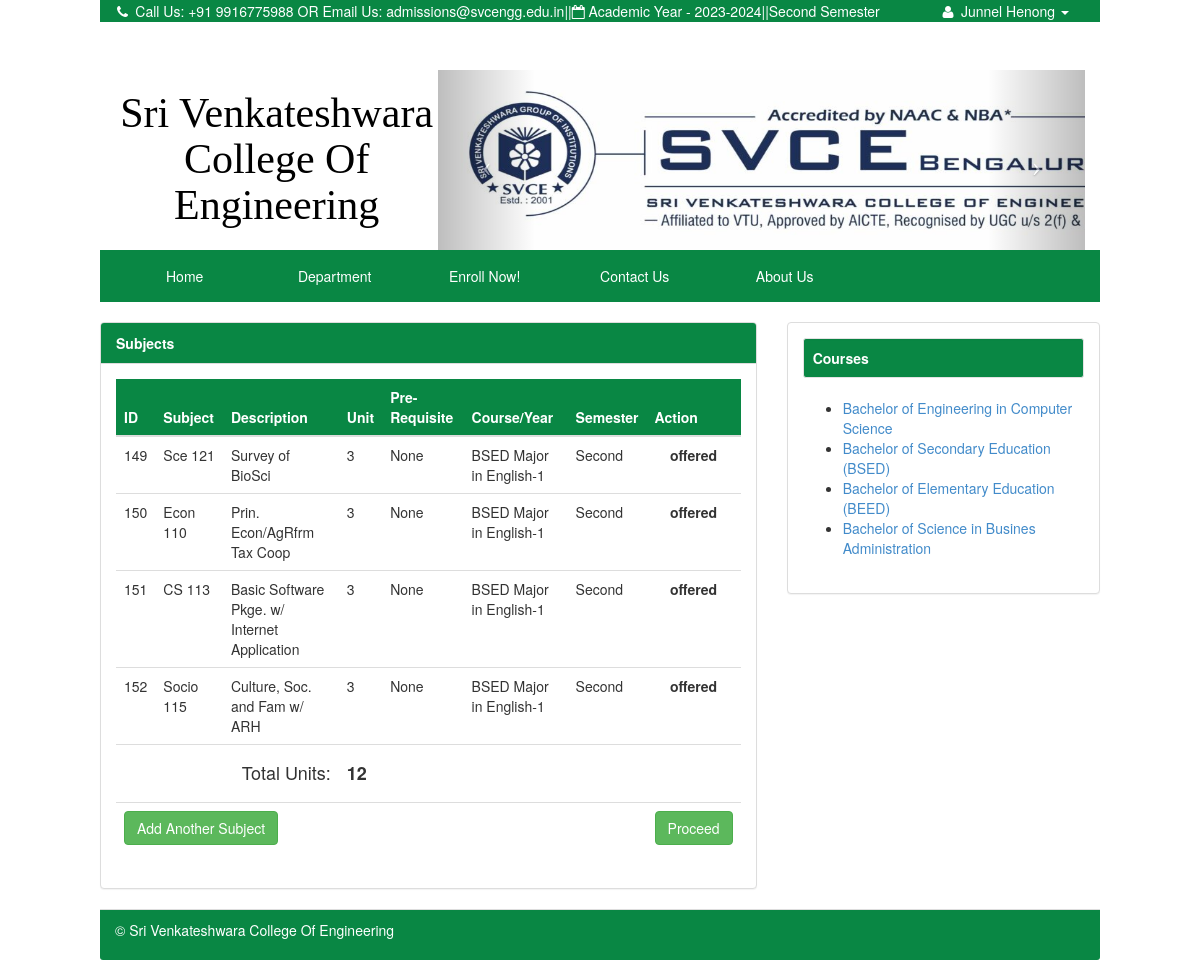
/index.php?q=cart (signed in), run on the app's committed database.
### tables this page shows
CREATE TABLE `tblstudent` (
  `S_ID` int(11) NOT NULL,
  `IDNO` int(20) NOT NULL,
  `FNAME` varchar(40) NOT NULL,
  `LNAME` varchar(40) NOT NULL,
  `MNAME` varchar(40) NOT NULL,
  `SEX` varchar(10) NOT NULL DEFAULT 'Male',
  `BDAY` date NOT NULL,
  `BPLACE` text NOT NULL,
  `STATUS` varchar(30) NOT NULL,
  `AGE` int(30) NOT NULL,
  `NATIONALITY` varchar(40) NOT NULL,
  `RELIGION` varchar(255) NOT NULL,
  `CONTACT_NO` varchar(40) NOT NULL,
  `HOME_ADD` text NOT NULL,
  `ACC_USERNAME` varchar(255) NOT NULL,
  `ACC_PASSWORD` text NOT NULL,
  `student_status` text NOT NULL,
  `YEARLEVEL` int(11) NOT NULL,
  `STUDSECTION` int(11) NOT NULL,
  `COURSE_ID` int(11) NOT NULL,
  `STUDPHOTO` varchar(255) NOT NULL,
  `SEMESTER` varchar(30) NOT NULL,
  `SYEAR` varchar(30) NOT NULL,
  `NewEnrollees` tinyint(1) NOT NULL
);

CREATE TABLE `subject` (
  `SUBJ_ID` int(11) NOT NULL,
  `SUBJ_CODE` varchar(30) NOT NULL,
  `SUBJ_DESCRIPTION` varchar(255) NOT NULL,
  `UNIT` int(2) NOT NULL,
  `PRE_REQUISITE` varchar(30) NOT NULL DEFAULT 'None',
  `COURSE_ID` int(11) NOT NULL,
  `AY` varchar(30) NOT NULL,
  `SEMESTER` varchar(20) NOT NULL,
  `PreTaken` tinyint(1) NOT NULL
);

CREATE TABLE `course` (
  `COURSE_ID` int(11) NOT NULL,
  `COURSE_NAME` varchar(30) NOT NULL,
  `COURSE_LEVEL` varchar(50) NOT NULL DEFAULT '1',
  `COURSE_MAJOR` varchar(30) NOT NULL DEFAULT 'None',
  `COURSE_DESC` varchar(255) NOT NULL,
  `DEPT_ID` int(11) NOT NULL,
  `SETSEMESTER` varchar(90) NOT NULL
);

### index.php (called while the page is built, shortened)
<?php
require_once ("include/initialize.php");
$view = (isset($_GET['q']) && $_GET['q'] != '') ? $_GET['q'] : '';
switch ($view) {
	case 'cart' :
        $title="Subjects";
		break;
}
require_once("theme/templates.php");
?>

### include/database.php (called while the page is built, shortened)
<?php
class Database {
	var $sql_string = '';
	public $conn;
	public function open_connection() {
		$this->conn = mysqli_connect(server,user,pass);
		if(!$this->conn){
			echo "Problem in database connection! Contact administrator!";
			exit();
		}else{
			$db_select = mysqli_select_db($this->conn,database_name);
		}
	}
	function setQuery($sql='') {
		$this->sql_string=$sql;
	}
	function executeQuery() {
		$result = mysqli_query($this->conn,$this->sql_string);
		return $result;
	}
	private function confirm_query($result) {
		return $result;
	}
	function loadResultList( $key='' ) {
		$cur = $this->executeQuery();
		$array = array();
		while ($row = mysqli_fetch_object($cur)) {
			if ($key) {
				$array[$row->$key] = $row;
			} else {
				$array[] = $row;
			}
		}
		return $array;
	}
	function loadSingleResult() {
		$cur = $this->executeQuery();
		while ($row = mysqli_fetch_object($cur)) {
		return $data = $row;
		}
	}
}
$mydb = new Database();
?>

### include/students.php (called while the page is built, shortened)
<?php
require_once(LIB_PATH.DS.'database.php');
class Student {
	protected static  $tblname = "tblstudent";
	function single_student($id=""){
			global $mydb;
			$mydb->setQuery("SELECT * FROM ".self::$tblname."
				Where IDNO= '{$id}' LIMIT 1");
			$cur = $mydb->loadSingleResult();
			return $cur;
	}
}
?>

### cart.php (the view, shortened to what this page needs)
 <form action="index.php?q=subject" method="POST">
      <table class="table table-hover">
            <thead>
              <tr  bgcolor="#098744" style="color:#fff">
             <th>ID</th>
              <th>
               Subject</th>
              <th>Description</th>
              <th>Unit</th>
              <th>Pre-Requisite</th>
              <th>Course/Year</th>
              <th>Semester</th>
              <th width="10%" >Action</th>
            </tr>
          </thead>
          <tbody>
            <?php
             $totunits = 0;
            $query = "SELECT * FROM tblstudent s, course c WHERE s.COURSE_ID=c.COURSE_ID AND IDNO=".$_SESSION['IDNO'];
            $result = mysqli_query($mydb->conn,$query) or die(mysqli_error(mydb->conn));
            $row = mysqli_fetch_assoc($result);
             $query = "SELECT *
                      FROM `subject` s, `course` c WHERE s.COURSE_ID=c.COURSE_ID
                      AND COURSE_NAME='".$row['COURSE_NAME']."' AND COURSE_LEVEL=".$row['YEARLEVEL']."
                      AND  SEMESTER ='".$_SESSION['SEMESTER']."' AND
                      NOT FIND_IN_SET(  `PRE_REQUISITE` , (
                      SELECT GROUP_CONCAT(SUBJ_CODE SEPARATOR ',') FROM tblstudent s,grades g,subject sub
                      WHERE s.IDNO=g.IDNO AND g.SUBJ_ID=sub.SUBJ_ID AND AVE <=74.5
                      AND  s.IDNO =" .$_SESSION['IDNO'].")
                      )";
                $mydb->setQuery($query);
                $cur = $mydb->loadResultList();
                foreach ($cur as $result) {
                  echo '<tr>';
                  echo '<td>' . $result->SUBJ_ID.'</a></td>';
                  echo '<td>'. $result->SUBJ_CODE.'</td>';
                  echo '<td>'. $result->SUBJ_DESCRIPTION.'</td>';
                  echo '<td>' . $result->UNIT.'</a></td>';
                  echo '<td>'. $result->PRE_REQUISITE.'</td>';
                  echo '<td>'. $result->COURSE_NAME.'-'.$result->COURSE_LEVEL.'</td>';
                  echo '<td>'. $result->SEMESTER.'</td>';
                   echo '<td align="center" ><label>offered</label> </td>';
                  echo '</tr>';
                   $totunits +=  $result->UNIT ;
                }
            ?>
          </tbody>
          <tfoot>
          <?php
            if ($totunits > 0) {
              echo '<tr>
           <td colspan="3"><h4 align="right">Total Units:</h4></td>
           <td colspan="6">
             <h4><b> '. $totunits  .'</b></h4>
            </td>
            </tr>
            <tr>
            <td colspan="7">
              <a href="index.php?q=subjectlist" class="btn btn-success btn-md" name="submit" type="submit">Add Another Subject</a>
            </td>
            <td >
              <button class="btn btn-success btn-md" name="btnCartSubmit" type="submit">Proceed</button>
            </td>
             </tr>';
            }
          ?>
          </tfoot>
        </table>
</form>

### theme/templates.php (shortened to what this page needs)
<!DOCTYPE html>
<html lang="en">
<head>
 <link href="<?php echo web_root; ?>css/bootstrap.min.css" rel="stylesheet">
    <link href="<?php echo web_root; ?>font/css/font-awesome.min.css" rel="stylesheet" type="text/css">
    <link href="<?php echo web_root; ?>css/dataTables.bootstrap.css" rel="stylesheet">
<link href="<?php echo web_root; ?>css/bootstrap-datetimepicker.min.css" rel="stylesheet" media="screen">
 <link href="<?php echo web_root; ?>css/modern.css" rel="stylesheet">
 <link href="<?php echo web_root; ?>css/costum.css" rel="stylesheet">
  <link href="<?php echo web_root; ?>css/ekko-lightbox.css" rel="stylesheet">
</head>
<body style="Pbackground-color:#e0e4e5" >
<div class="navbar-fixed-top navbar-TOPsm  col-md-10    col-md-offset-1"    role="navigation">
  <div class="container">
      <div  class="collapse navbar-collapse  smMenu ">
        <ul class="navbar-nav p navbar-left tooltip-demo" style="margin-left:-8%;">
            <li class="dropdown dropdown-toggle ">
              <a  data-toggle="tooltip" data-placement="left" title="Contact Us"   href="<?php echo web_root.'index.php?q=contact';  ?>">
               <i class="fa fa-phone fa-fw"> </i>  Call Us: +91 9916775988 OR Email Us: admissions@svcengg.edu.in
              </a>
            </li>
            <li><span>    ||    </span></li>
            <li>
             <a  data-toggle="tooltip" data-placement="bottom" title="Academic Year" ><i class="fa fa-calendar-o"></i> Academic Year - <?php echo $_SESSION['SY'] ; ?></a>
            </li>
             <li><span>    ||    </span></li>
           <li>
            <a  data-toggle="tooltip" data-placement="bottom" title="Semester" > <?php echo $_SESSION['SEMESTER'] . ' Semester';?></a>
           </li>
          </ul>
          <ul class="navbar-nav p navbar-right ">
            <?php if (isset($_SESSION['IDNO']) ){
              $student = New Student();
              $singlestudent = $student->single_student($_SESSION['IDNO']);
            ?>
            <li class="dropdown  dropdown-toggle">
               <a class="dropdown-toggle" data-toggle="dropdown" href="#">
                  <i class="fa fa-user fa-fw"></i>
                    <?php echo $singlestudent->FNAME. ' ' . $singlestudent->LNAME ; ?>
                  <i class="caret"> </i>
               </a>
            </li>
          <?php  } else{?>
          <li  class="tooltip-demo"><a data-toggle="tooltip" data-placement="left" title="Enrol Now" href="<?php echo web_root.'index.php?q=enrol'; ?>">Enroll Now!</a></li>
          <?php } ?>
        </ul>
      </div>
  </div>
</div>
  <div class="col-md-10 col-md-offset-1 " >
   <div class="col-md-4">
    <div class="row ">
     <p >
        <a  class="title-logo"  href="<?php echo web_root; ?>index.php" title="">
        <h1 align="center" >Sri Venkateshwara College Of Engineering</h1>
        </a>
    </p>
     </div>
    </div>
    <div class="col-md-8">
     <div class="row ">
        <?php include 'banner.php'; ?>
     </div>
    </div>
   </div>
 <div class="navbar navbar-static-top navbar-magbanua col-md-10    col-md-offset-1 "    role="navigation">
      <div class="container ">
        <div class="collapse navbar-collapse bigMenu"  >
          <ul class="nav navbar-nav menu" style="margin-left:-4%;"    >
            <li class="dropdown dropdown-toggle <?php echo (isset($_GET['q']) && $_GET['q']=='') ? "active" : false;?> ">
              <a href="<?php echo web_root.'index.php'; ?>">Home</a>
            </li>
            <li class="dropdown-toggle <?php echo (isset($_GET['q']) && $_GET['q']=='department') ? "active" : false;?>" >
              <a href="<?php echo web_root.'index.php?q=department'; ?>">Department</a>
            </li>
            <li class="dropdown-toggle <?php echo (isset($_GET['q']) && ($_GET['q']=='enrol' || $_GET['q']=='subject')) ? "active" : false;?>" >
              <a href="<?php echo web_root.'index.php?q=enrol'; ?>">Enroll Now!</a>
            </li>
             <li class="dropdown-toggle <?php echo (isset($_GET['q']) && $_GET['q']=='contact') ? "active" : false;?>">
              <a href="<?php echo web_root.'index.php?q=contact';  ?>">Contact Us</a>
            </li>
           <li class="dropdown-toggle <?php echo (isset($_GET['q']) && $_GET['q']=='about') ? "active" : false;?> ">
             <a href="<?php echo web_root.'index.php?q=about';  ?>">
               About Us
             </a>
          </li>
          </ul>
        </div>
    </div>
  </div>
<div class="col-md-10 col-md-push-1 ">
        <div class="row">
          <div id="page-wrapper">
               <?php
          if($title=='Profile'){
                echo ' <div class="row">';
                require_once $content;
                echo ' </div><br/>';
              }else{
   ?>
            <div class="row">
              <div class="col-lg-8">
                <div class="panel panel-default">
                  <div class="panel-heading" style="background-color:#098744;color:#fff;">
                  <b><?php
                  echo  $title . (isset($_GET['category']) ?  '  |  ' .$_GET['category'] : '' )?> </b>
                  </div>
                  <div class="panel-body">
                    <?php require_once $content; ?>
                  </div>
              </div>
          </div>
           <div class="col-lg-4">
                  <?php
                  require_once "sidebar.php";
                    ?>
             </div>
        </div>
        <?php }
?>
       </div>
            <footer class="panel-footer" style="background-color:#098744;color:#fff;" >
              <p align="left" >&copy; Sri Venkateshwara College Of Engineering</p>
           </footer>
      </div>
  </div>
</body>
</html>

### banner.php (shortened to what this page needs)
     <header id="myCarousel" class="carousel slide">
        <div class="carousel-inner">
            <div class="item active">
            <div class="fill">
                    <img src="<?php echo web_root ;?>img/K12Ready.jpg"   />
              </div>
                <div class="carousel-caption">
                </div>
            </div>
        </div>
        <a class="left carousel-control" href="#myCarousel" data-slide="prev">
            <span class="icon-prev"></span>
        </a>
        <a class="right carousel-control" href="#myCarousel" data-slide="next">
            <span class="icon-next"></span>
        </a>
</header>

### sidebar.php (shortened to what this page needs)
 <div class="panel panel-default">
    <div class="panel-body">
    <div class="list-group">
     <div class="well well-sm " style="background-color:#098744;color:#fff;"><b> Courses </b> </div>
        <ul >
        <?php
            $mydb->setQuery("SELECT distinct(COURSE_DESC)
                      FROM  `course`");
              $cur = $mydb->loadResultList();
            foreach ($cur as $result) {
            echo ' <li><a href="index.php?q=product&id='.$result->COURSE_DESC.'" >'.$result->COURSE_DESC.'</a></li> ';
            }
        ?>
         </ul>
      </div>
   </div>
</div>

### css/modern.css (style rules this page uses)
header.carousel { height: 50%; }
header.carousel .item > img, header.carousel .item.active , header.carousel .carousel-inner { height: 180px; }
header.carousel .fill > img { width: 740px; height: 180px; }

### css/costum.css (style rules this page uses)
body { padding-top: 70px; }
footer { padding-left: 15px; padding-right: 15px; }
.navbar-magbanua { background-color: #098744; border: 1px solid #098744; }
.navbar-magbanua .navbar-nav > li > a { color: #ffffff; }
.navbar-magbanua .navbar-collapse, .navbar-magbanua .navbar-form { border-color: transparent; }
.navbar-TOPsm { background-color: #098744; border: 1px solid #098744; color: white; list-style: none; }
.navbar-TOPsm .navbar-nav > li > a { color: #ffffff; text-decoration: none; list-style: none; }
.navbar-TOPsm .navbar-collapse, .navbar-TOPsm .navbar-form { border-color: transparent; }
.navbar-TOPsm .navbar-nav > .dropdown > a .caret { border-top-color: #ffffff; border-bottom-color: #ffffff; }

### theme/templates.php (style rules this page uses)
.p { color: white; margin-bottom: 0; margin-top: 0; list-style: none; }
.title-logo { color:black; text-decoration:none; font-size: 42px; font-family: "broadway"; padding: 0; margin: 0; top: 0; }
.menu li { left: 0px; width: 150px; padding: 0 3px 0 3px; text-align: center; }

### data on the page
tblstudent: FNAME "Junnel", LNAME "Henong"
subject: SUBJ_ID "149", SUBJ_CODE "Sce 121", SUBJ_DESCRIPTION "Survey of BioSci", UNIT "3", PRE_REQUISITE "None", COURSE_ID.COURSE_NAME "BSED Major in English", COURSE_ID.COURSE_LEVEL "1", SEMESTER "Second"
subject: SUBJ_ID "150", SUBJ_CODE "Econ 110", SUBJ_DESCRIPTION "Prin. Econ/AgRfrm Tax Coop", UNIT "3", PRE_REQUISITE "None", COURSE_ID.COURSE_NAME "BSED Major in English", COURSE_ID.COURSE_LEVEL "1", SEMESTER "Second"
subject: SUBJ_ID "151", SUBJ_CODE "CS 113", SUBJ_DESCRIPTION "Basic Software Pkge. w/ Internet Application", UNIT "3", PRE_REQUISITE "None", COURSE_ID.COURSE_NAME "BSED Major in English", COURSE_ID.COURSE_LEVEL "1", SEMESTER "Second"
subject: SUBJ_ID "152", SUBJ_CODE "Socio 115", SUBJ_DESCRIPTION "Culture, Soc. and Fam w/ ARH", UNIT "3", PRE_REQUISITE "None", COURSE_ID.COURSE_NAME "BSED Major in English", COURSE_ID.COURSE_LEVEL "1", SEMESTER "Second"

### other printed values
$_SESSION['SY'] "2023-2024"
$_SESSION['SEMESTER'] "Second"
$title "Subjects"
$totunits "12"
$result->COURSE_DESC "Bachelor of Engineering in Computer Science"
$result->COURSE_DESC "Bachelor of Secondary Education (BSED)"
$result->COURSE_DESC "Bachelor of Elementary Education (BEED)"
$result->COURSE_DESC "Bachelor of Science in Busines Administration"
